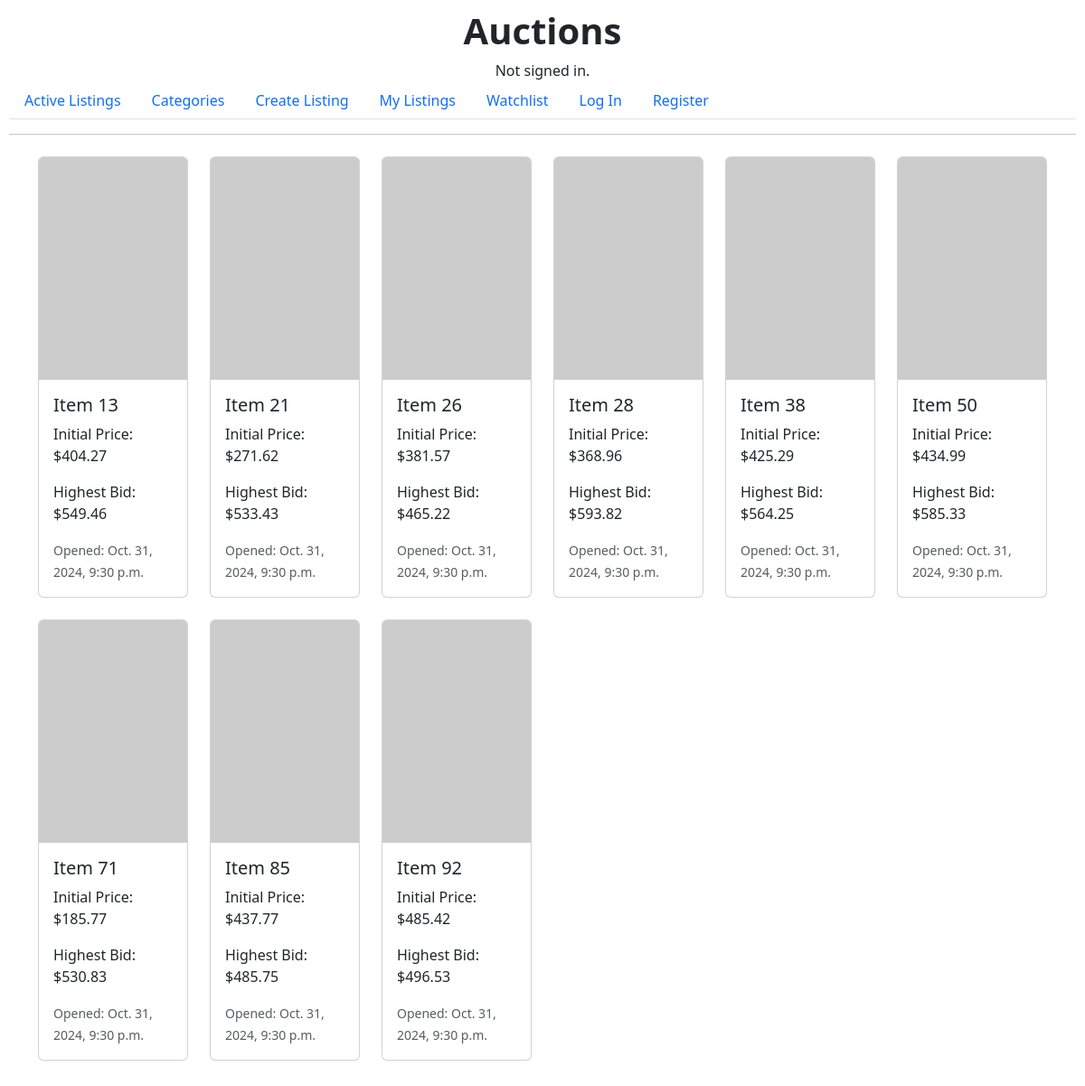
The app's page /category_listings/Books with its own data.
### auctions/models.py (models this page shows, shortened)
class Listings(models.Model):
    class Meta:
        verbose_name = 'Listings'
        verbose_name_plural = 'Listings'
    user = models.ForeignKey(User, on_delete=models.CASCADE, default = get_default_user, related_name="listers")
    title = models.CharField(max_length=150)
    description = models.TextField()
    img_url = models.URLField(null=True, blank=True)
    category = models.CharField(max_length=50, blank=True, null=True)
    initial_bid = models.DecimalField(max_digits=10, decimal_places=2)
    closed = models.BooleanField(default = False)
    timestamp = models.DateTimeField(auto_now_add=True)

### auctions/views.py (the view)
# urls.py: path("category_listings/<str:category>", views.category_listings, name="category_listings"),
def category_listings(request, category):
    listings = Listings.objects.filter(category=category, closed=False).annotate(highest_bid=Max("bids__price"))
    return render(request, "auctions/category_listings.html", {"listings": listings})

### auctions/templatetags/my_filters.py (called while the page is built)
def currency(dollars):
    if dollars is None:
        return 0.00
    else:
        dollars = round(float(dollars), 2)
        return "%s%s" % (intcomma(int(dollars)), ("%0.2f" % dollars)[-3:])

### auctions/templates/auctions/category_listings.html
{% extends "auctions/layout.html" %}
{% load my_filters %}
{% block body %}
<div class="container my-4">
    <div class="row row-cols-1 row-cols-md-6 g-4">
        {% for listing in listings %}
        <div class="col">
            <a href="{% url 'listing_page' listing.id %}" class="text-decoration-none">
                <div class="card h-100">
                    <img src="{{ listing.img_url }}" class="card-img-top" alt="{{ listing.title }}">
                    <div class="card-body">
                        <h5 class="card-title">{{ listing.title }}</h5>
                        <p class="card-text">Initial Price: ${{ listing.initial_bid | currency }}</p>
                        <p class="card-text">Highest Bid: ${{ listing.highest_bid | currency }}</p>
                        <p class="card-text"><small class="text-muted">Opened: {{ listing.timestamp }}</small></p>
                    </div>
                </div>
            </a>
        </div>
        {% endfor %}
    </div>
</div>
{% endblock %}

### auctions/templates/auctions/layout.html (shortened to what this page needs)
{% load static %}
{% load my_filters %}
<!DOCTYPE html>
<html lang="en">
    <head>
        <link href="https://cdn.jsdelivr.net/npm/bootstrap@5.3.3/dist/css/bootstrap.min.css" rel="stylesheet">
        <link href="{% static 'auctions/styles.css' %}" rel="stylesheet">
    </head>
    <body>
        <h1 class="text-center fw-bold">Auctions</h1>
        <div class="text-center fw-light">
            {% if user.is_authenticated %}
                Signed in as <strong>{{ user.username }}</strong>.
            {% else %}
                Not signed in.
            {% endif %}
        </div>
        <ul class="nav nav-tabs">
            <li class="nav-item">
                <a class="nav-link" href="{% url 'index' %}">Active Listings</a>
            </li>
            <li class="nav-item">
                <a class="nav-link" href="{% url 'listing_categories' %}"> Categories </a>
            </li>
            <li class="nav-item">
                <a class="nav-link" href="{% url 'listing' %}"> Create Listing </a>
            </li>
            <li class="nav-item">
                <a class="nav-link" href="{% url 'my_listing' %}"> My Listings </a>
            </li>
            <li class="nav-item">
                <a class="nav-link" href="{% url 'watchlist' %}"> Watchlist </a>
            </li>
            {% if user.is_authenticated %}
                <li class="nav-item">
                    <a class="nav-link" href="{% url 'logout' %}">Log Out</a>
                </li>
            {% else %}
                <li class="nav-item">
                    <a class="nav-link" href="{% url 'login' %}">Log In</a>
                </li>
                <li class="nav-item">
                    <a class="nav-link" href="{% url 'register' %}">Register</a>
                </li>
            {% endif %}
        </ul>
        <hr>
        {% block body %}
        {% endblock %}
    </body>
</html>

### auctions/static/auctions/styles.css (style rules this page uses)
body { padding: 10px; }

### records on screen
Listings: title "Item 13", initial_bid "404.27", highest_bid "549.46", timestamp "Oct. 31, 2024, 9:30 p.m."
Listings: title "Item 21", initial_bid "271.62", highest_bid "533.43", timestamp "Oct. 31, 2024, 9:30 p.m."
Listings: title "Item 26", initial_bid "381.57", highest_bid "465.22", timestamp "Oct. 31, 2024, 9:30 p.m."
Listings: title "Item 28", initial_bid "368.96", highest_bid "593.82", timestamp "Oct. 31, 2024, 9:30 p.m."
Listings: title "Item 38", initial_bid "425.29", highest_bid "564.25", timestamp "Oct. 31, 2024, 9:30 p.m."
Listings: title "Item 50", initial_bid "434.99", highest_bid "585.33", timestamp "Oct. 31, 2024, 9:30 p.m."
Listings: title "Item 71", initial_bid "185.77", highest_bid "530.83", timestamp "Oct. 31, 2024, 9:30 p.m."
Listings: title "Item 85", initial_bid "437.77", highest_bid "485.75", timestamp "Oct. 31, 2024, 9:30 p.m."
Listings: title "Item 92", initial_bid "485.42", highest_bid "496.53", timestamp "Oct. 31, 2024, 9:30 p.m."
